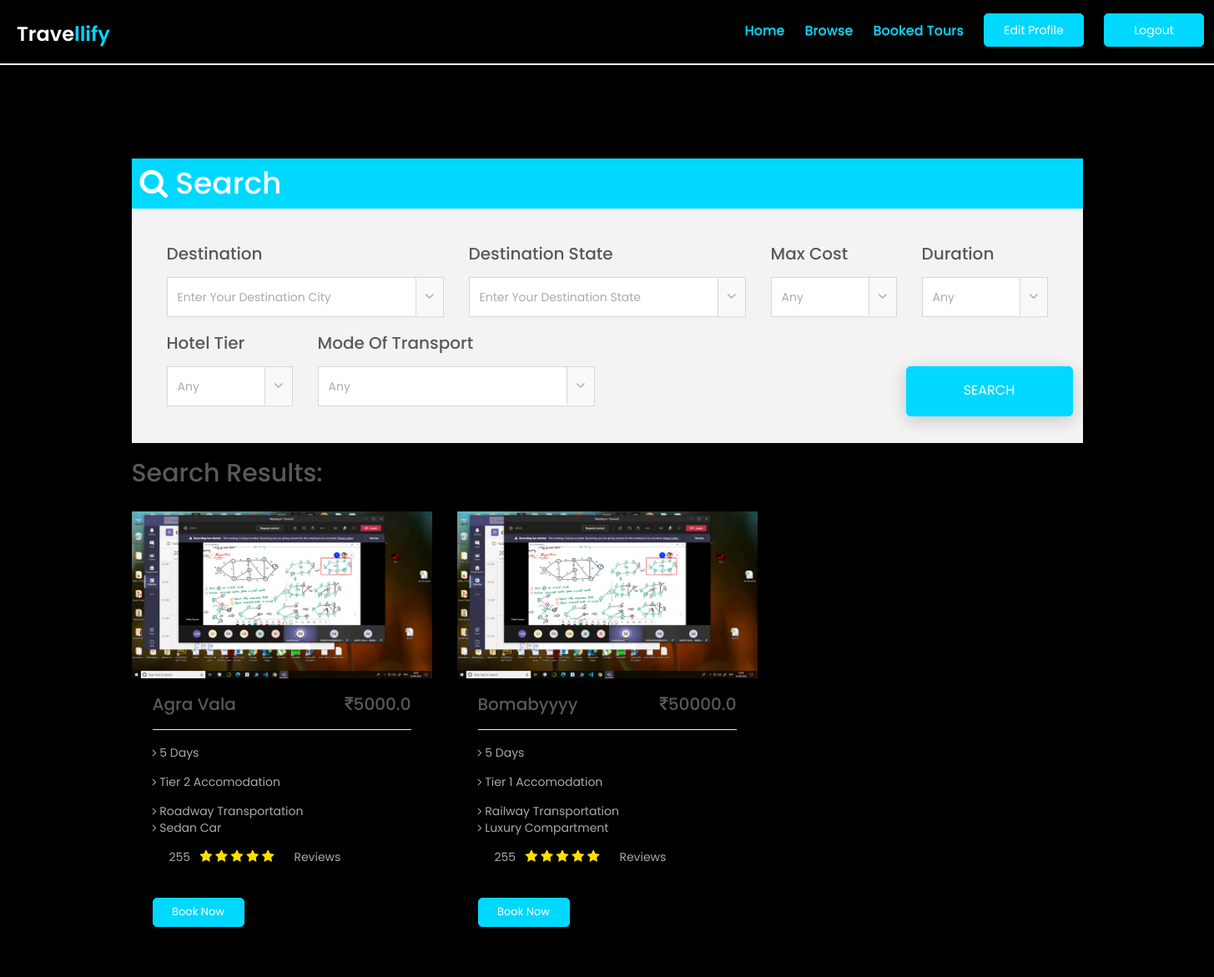
The app's page /search (signed in), older data.
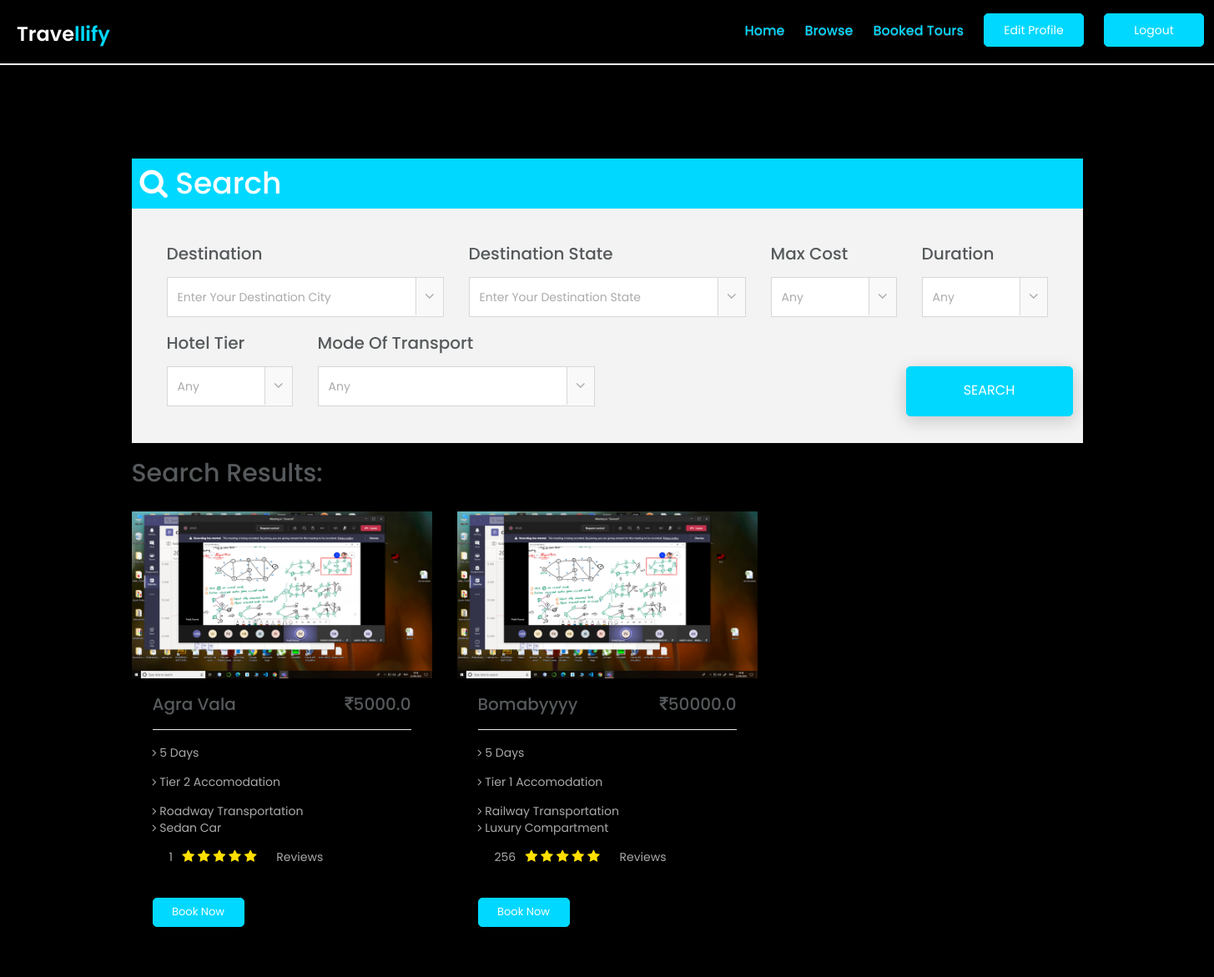
The same page, newer data.
### app1/models.py (models this page shows, shortened)
class Package(models.Model):
    name = models.CharField(max_length=100)
    days = models.IntegerField()
    hotel = models.ForeignKey(Hotel, on_delete=models.CASCADE)
    mot = models.ForeignKey(Mot, on_delete=models.CASCADE)
    destination = models.ForeignKey(Destination, on_delete=models.CASCADE)
    cost = models.FloatField()
    ppic = models.ImageField(
        upload_to='package/%Y/%m/%d/', blank=True, default='media/h.jpg')
    review = models.IntegerField()

class Hotel(models.Model):
    info = models.TextField(blank=True, null=True)
    tier = models.IntegerField()
    hname = models.CharField(max_length=255)
    locality = models.CharField(max_length=255)
    d_id = models.ForeignKey(Destination, on_delete=models.CASCADE)
    hpic = models.ImageField(
        upload_to='hotel/%Y/%m/%d/', blank=True, default='media/h.jpg')

class Mot(models.Model):
    fare = models.FloatField()
    t_type = models.CharField(max_length=20)
    cartype = models.CharField(max_length=20, null=True, blank=True)
    c_class = models.CharField(max_length=20, null=True, blank=True)
    A_class = models.CharField(max_length=20, null=True, blank=True)

### app1/views.py (the view)
# urls.py: path('search', views.search, name='search')
def search(request):
    if request.user.is_authenticated:
        p = Package.objects.all()
        if 'state' in request.GET:
            state = request.GET['state']
            if state != "Any":
                p = p.filter(destination__dstate=state)
        if 'dest' in request.GET:
            dest = request.GET['dest']
            if dest != "Any":
                p = p.filter(destination__dname=dest)
        if 'tier' in request.GET:
            tier = request.GET['tier']
            if tier != "Any":
                p = p.filter(hotel__tier=tier)
        if 'mot' in request.GET:
            mot = request.GET['mot']
            if mot != "Any":
                p = p.filter(mot__t_type=mot)
        if 'cost' in request.GET:
            cost = request.GET['cost']
            if cost != "Any":
                p = p.filter(cost__lte=int(cost))
        if 'days' in request.GET:
            days = request.GET['days']
            if days != "Any":
                p = p.filter(days=int(days))
        d = Destination.objects.all()
        s = []
        for j in d:
            if j.dstate not in s:
                s.append(j.dstate)
        context = {
            'p': p,
            'd': d,
            's': s,
            'c': cost_c,
            't': tier_c,
            'm': mot_c,
            'days': days_c,
            'v': request.GET
        }
        return render(request, 'browse2.html', context)
    else:
        messages.info(request, "Login Required")
        return redirect('index')

### templates/browse2.html (shortened to what the changed rows need)
{% extends 'base.html' %} {% load static %} {% block content %} {% include 'navbar.html' %}
<br><br>
<section class="travel-box">
    <div class="container">
        <div class="row">
            <div class="col-md-12">
                <div class="single-travel-boxes">
                    <div style="width:100%;background-color:#00d8ff;padding:10px">
                        <h1 style="color:#fff"><i class="fa fa-search"></i> Search</h1>
                    </div>
                    <div class="tab-content">
                        <div class="tab-para">
                            <form action="{% url 'search'%}">
                                <div class="row">
                                    <div class="col-lg-4 col-md-4 col-sm-12">
                                        <div class="single-tab-select-box">
                                            <h2>destination</h2>
                                        </div>
                                    </div>
                                    <div class="col-lg-4 col-md-4 col-sm-12">
                                        <div class="single-tab-select-box">
                                            <h2>destination State</h2>
                                        </div>
                                    </div>
                                    <div class="col-lg-2 col-md-3 col-sm-4">
                                        <div class="single-tab-select-box">
                                            <h2>Max Cost</h2>
                                        </div>
                                    </div>
                                    <div class="col-lg-2 col-md-1 col-sm-4">
                                        <div class="single-tab-select-box">
                                            <h2>duration</h2>
                                        </div>
                                    </div>
                                    <div class="col-lg-2 col-md-1 col-sm-4">
                                        <div class="single-tab-select-box">
                                            <h2>Hotel Tier</h2>
                                        </div>
                                    </div>
                                    <div class="col-lg-4 col-md-1 col-sm-4">
                                        <div class="single-tab-select-box">
                                            <h2>Mode of Transport</h2>
                                        </div>
                                    </div>
                            </form>
                            </div>
                            </div>
                        </div>
                    </div>
                </div>
            </div>
</section>
<section id="pack" class="packages">
    <div class="container">
        <div class="gallary-header ">
            <h2>Search results:</h2>
        </div>
        <div class="packages-content">
            <div class="row">
                {% for i in p %}
                <div class="col-md-4 col-sm-6">
                    <div class="single-package-item">
                        <img src="{{i.ppic.url}}" alt="package-place" style="height:200px;width:100%" />
                        <div class="single-package-item-txt">
                            <h3>{{i.name}} <span class="pull-right"> <i class="fa fa-rupee"></i>{{i.cost}}</span></h3>
                            <div class="packages-para">
                                <p>
                                    <span>
                        <i class="fa fa-angle-right"></i> {{i.days}} days
                      </span>
                                    <p>
                                        <i class="fa fa-angle-right"></i> Tier {{i.hotel.tier}} accomodation
                                    </p>
                                    <p>
                                        <span>
            <i class="fa fa-angle-right"></i> {{i.mot.t_type}} Transportation
          </span> {% if 'Railway' in i.mot.t_type %}
                                        <span>
                        <i class="fa fa-angle-right"></i> {{i.mot.c_class}} Compartment
                      </span> {% elif 'Roadway' in i.mot.t_type %}
                                        <span>
                        <i class="fa fa-angle-right"></i> {{i.mot.cartype}} Car
                      </span> {% elif 'Airway' in i.mot.t_type %}
                                        <span>
                        <i class="fa fa-angle-right"></i> {{i.mot.A_class}} Class
                      </span> {% endif %}
                                    </p>
                            </div>
                            <div class="packages-review">
                                <p><span>{{i.review}} &nbsp;</span>
                                    <i class="fa fa-star"></i>
                                    <i class="fa fa-star"></i>
                                    <i class="fa fa-star"></i>
                                    <i class="fa fa-star"></i>
                                    <i class="fa fa-star"></i>
                                    <span> reviews</span>
                                </p>
                            </div>
                            <div class="about-btn">
                                <button class="about-view packages-btn"><a href="{% url 'package' i.id%}" style="color: white">Book now</a></button>
                            </div>
                        </div>
                    </div>
                </div>
                {% endfor %}
            </div>
        </div>
    </div>
</section>
{% endblock %}

Row changes from the older to the newer data that the page shows:
changed Package "Agra Vala": review "255" → "1"
changed Package "Bomabyyyy": review "255" → "256"
